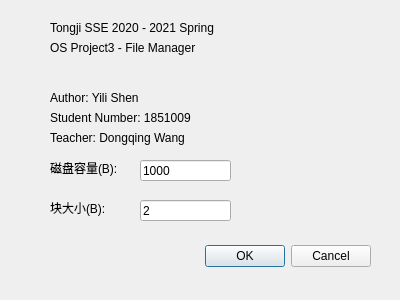
<?xml version="1.0" encoding="UTF-8"?>
<ui version="4.0">
 <class>Dialog</class>
 <widget class="QDialog" name="Dialog">
  <property name="geometry">
   <rect>
    <x>0</x>
    <y>0</y>
    <width>400</width>
    <height>300</height>
   </rect>
  </property>
  <property name="windowTitle">
   <string>Dialog</string>
  </property>
  <widget class="QDialogButtonBox" name="buttonBox">
   <property name="geometry">
    <rect>
     <x>30</x>
     <y>240</y>
     <width>341</width>
     <height>32</height>
    </rect>
   </property>
   <property name="orientation">
    <enum>Qt::Horizontal</enum>
   </property>
   <property name="standardButtons">
    <set>QDialogButtonBox::Cancel|QDialogButtonBox::Ok</set>
   </property>
  </widget>
  <widget class="QLabel" name="label">
   <property name="geometry">
    <rect>
     <x>50</x>
     <y>20</y>
     <width>251</width>
     <height>16</height>
    </rect>
   </property>
   <property name="text">
    <string>Tongji SSE 2020 - 2021 Spring</string>
   </property>
  </widget>
  <widget class="QLabel" name="label_2">
   <property name="geometry">
    <rect>
     <x>50</x>
     <y>40</y>
     <width>251</width>
     <height>16</height>
    </rect>
   </property>
   <property name="text">
    <string>OS Project3 - File Manager</string>
   </property>
  </widget>
  <widget class="QLabel" name="label_3">
   <property name="geometry">
    <rect>
     <x>50</x>
     <y>90</y>
     <width>251</width>
     <height>16</height>
    </rect>
   </property>
   <property name="text">
    <string>Author: Yili Shen</string>
   </property>
  </widget>
  <widget class="QLabel" name="label_4">
   <property name="geometry">
    <rect>
     <x>50</x>
     <y>110</y>
     <width>251</width>
     <height>16</height>
    </rect>
   </property>
   <property name="text">
    <string>Student Number: 1851009</string>
   </property>
  </widget>
  <widget class="QLabel" name="label_5">
   <property name="geometry">
    <rect>
     <x>50</x>
     <y>130</y>
     <width>251</width>
     <height>16</height>
    </rect>
   </property>
   <property name="text">
    <string>Teacher: Dongqing Wang</string>
   </property>
  </widget>
  <widget class="QLabel" name="label_6">
   <property name="geometry">
    <rect>
     <x>50</x>
     <y>160</y>
     <width>91</width>
     <height>16</height>
    </rect>
   </property>
   <property name="text">
    <string>磁盘容量(B):</string>
   </property>
  </widget>
  <widget class="QLabel" name="label_7">
   <property name="geometry">
    <rect>
     <x>50</x>
     <y>200</y>
     <width>91</width>
     <height>16</height>
    </rect>
   </property>
   <property name="text">
    <string>块大小(B):</string>
   </property>
  </widget>
  <widget class="QLineEdit" name="txt_diskCapacity">
   <property name="geometry">
    <rect>
     <x>140</x>
     <y>160</y>
     <width>91</width>
     <height>21</height>
    </rect>
   </property>
   <property name="text">
    <string>1000</string>
   </property>
  </widget>
  <widget class="QLineEdit" name="txt_blockSize">
   <property name="geometry">
    <rect>
     <x>140</x>
     <y>200</y>
     <width>91</width>
     <height>21</height>
    </rect>
   </property>
   <property name="text">
    <string>2</string>
   </property>
  </widget>
 </widget>
 <resources/>
 <connections>
  <connection>
   <sender>buttonBox</sender>
   <signal>accepted()</signal>
   <receiver>Dialog</receiver>
   <slot>accept()</slot>
   <hints>
    <hint type="sourcelabel">
     <x>248</x>
     <y>254</y>
    </hint>
    <hint type="destinationlabel">
     <x>157</x>
     <y>274</y>
    </hint>
   </hints>
  </connection>
  <connection>
   <sender>buttonBox</sender>
   <signal>rejected()</signal>
   <receiver>Dialog</receiver>
   <slot>reject()</slot>
   <hints>
    <hint type="sourcelabel">
     <x>316</x>
     <y>260</y>
    </hint>
    <hint type="destinationlabel">
     <x>286</x>
     <y>274</y>
    </hint>
   </hints>
  </connection>
 </connections>
</ui>
